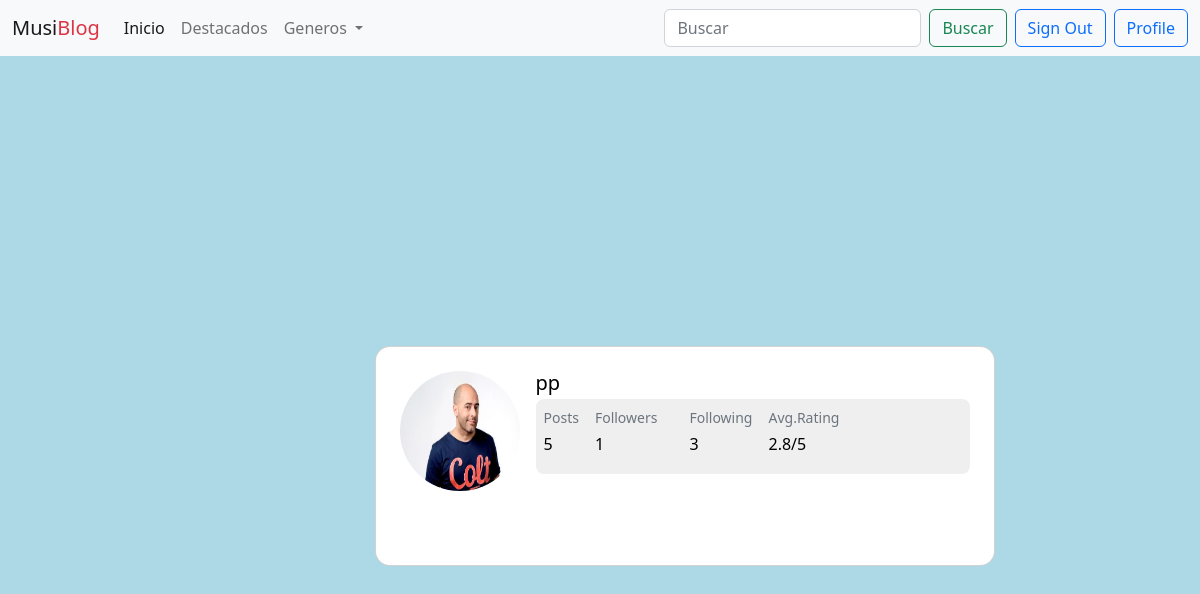
The app's page /profile/1 (signed in), older data.
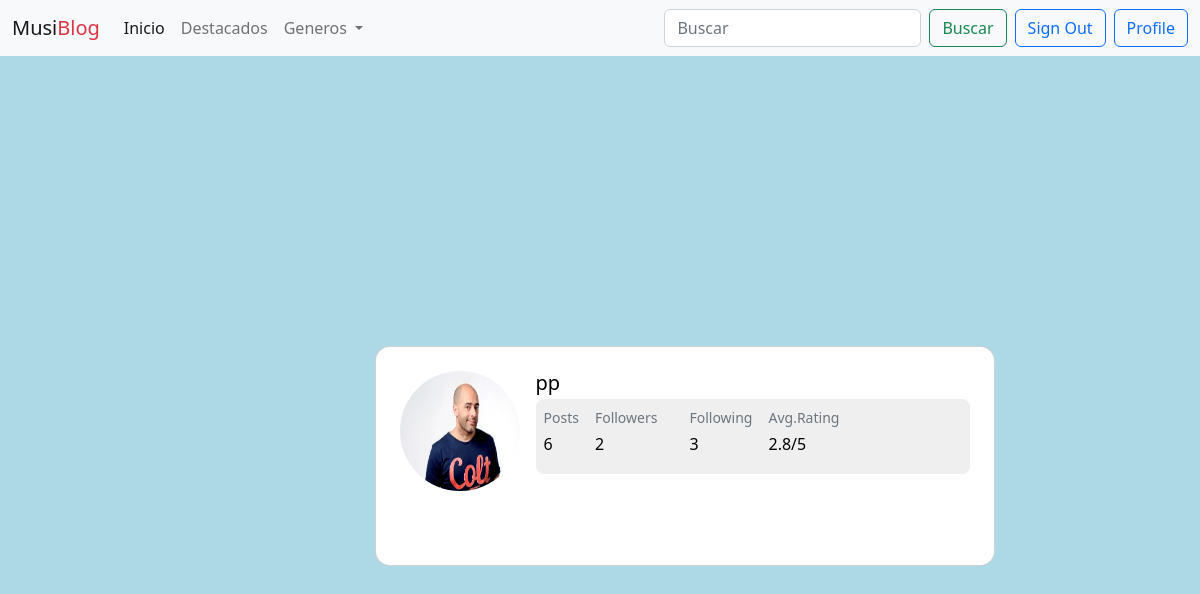
The same page, newer data.
### users/models.py (models this page shows, shortened)
class User(AbstractUser):
    profile_pic = models.ImageField(upload_to='profile_pics/', blank=True, null=True,default='default.jpg')
    following = models.ManyToManyField("self", symmetrical=False, blank=True, related_name="followers")
    def cantidad_publicaciones(self):
        return Post.objects.filter(author=self).count()
    def rating(self):
        user_posts = Post.objects.filter(author=self)
        total_rating = 0
        total_posts = 0
        for post in user_posts:
            total_rating += post.rating
            total_posts += 1
        if total_posts > 0:
            average_rating = total_rating / total_posts
            return average_rating
        else:
            return 0  # Otra valor predeterminado apropiado si el usuario no tiene publicaciones

### blogs/models.py (models this page shows, shortened)
class Post(models.Model):
    title = models.CharField(max_length=225)
    date_created = models.DateTimeField(auto_now_add= True)
    content = models.TextField()
    author = models.ForeignKey(settings.AUTH_USER_MODEL, on_delete=models.PROTECT)
    album = models.ForeignKey(Album, on_delete=models.PROTECT)
    categories = models.ManyToManyField('Category',)
    pub_date = models.DateTimeField(default=timezone.now)
    rating = models.IntegerField(default=1, choices=zip(range(1, 6), range(1, 6)))
    lecturas = models.IntegerField(default=1)
    featured = models.FloatField(default=0)
    class Meta:
        ordering = ['-date_created']

### users/views.py (the view)
# urls.py: path('profile/<int:user_id>', views.ProfileView.as_view(), name='profile'),
class ProfileView(LoginRequiredMixin, DetailView):
    model = User
    template_name = 'users/profile.html'
    def get_object(self, queryset=None):
        user_id = self.kwargs.get('user_id')  # Obtén el user_id desde los parámetros de la URL
        return get_object_or_404(User, id=user_id)
    def get_context_data(self, **kwargs):
        context = super().get_context_data(**kwargs)
        context['request'] = self.request
        return context

### blogs/context_processors.py (called while the page is built)
def categories_processor(request):
    categories = Category.objects.all()
    return{
        'categories': categories
    }

### users/templates/users/profile.html (shortened to what this page needs)
{% extends "base.html" %}
{% load markdown_extras %}
{% block content %}
<section class="vh-100" style="background-color: rgb(173, 216, 230);">
  <div class="container py-5 h-100">
    <div class="row d-flex justify-content-center align-items-center h-100">
      <div class="col col-md-9 col-lg-7 col-xl-5">
        <div class="card" style="border-radius: 15px;width: 620px;height:220px;">
          <div class="card-body p-4">
            <div class="d-flex text-black">
              <div class="flex-shrink-0">
                {% if user.profile_pic %}
                  <img src="{{ user.profile_pic.url }}"
                  alt="img" class="img-fluid"
                  style="width: 120px; height:120px; border-radius: 60px;">
                {% else %}
                  <td>Image</td>
                {% endif %}
              </div>
              <div class="flex-grow-1 ms-3" style= "width: 320px;height:150px;">
                <h5 class="mb-1"> {{ user.username }}</h5>
                <div class="d-flex justify-content-start rounded-3 p-2 mb-2"
                  style="background-color: #efefef; height:75px;">
                  <div>
                    <p class="small text-muted mb-1">Posts</p>
                    <p class="mb-0">{{ user.cantidad_publicaciones }}</p>
                  </div>
                  <div class="px-3">
                    <p class="small text-muted mb-1">Followers</p>
                    <p class="mb-0">{{ user.followers.all.count }}</p>
                  </div>
                  <div class="px-3">
                    <p class="small text-muted mb-1">Following</p>
                    <p class="mb-0">{{ user.following.all.count }}</p>
                  </div>
                  <div>
                    <p class="small text-muted mb-1">Avg.Rating</p>
                    <p class="mb-0">{{ user.rating|floatformat:"1" }}/5</p>
                  </div>
                </div>
                </div>
              </div>
            </div>
          </div>
        </div>
      </div>
    </div>
</section>
{% endblock %}

Row changes from the older to the newer data that the page shows:
changed User "pp": cantidad_publicaciones "5" → "6"; followers.all.count "1" → "2"
